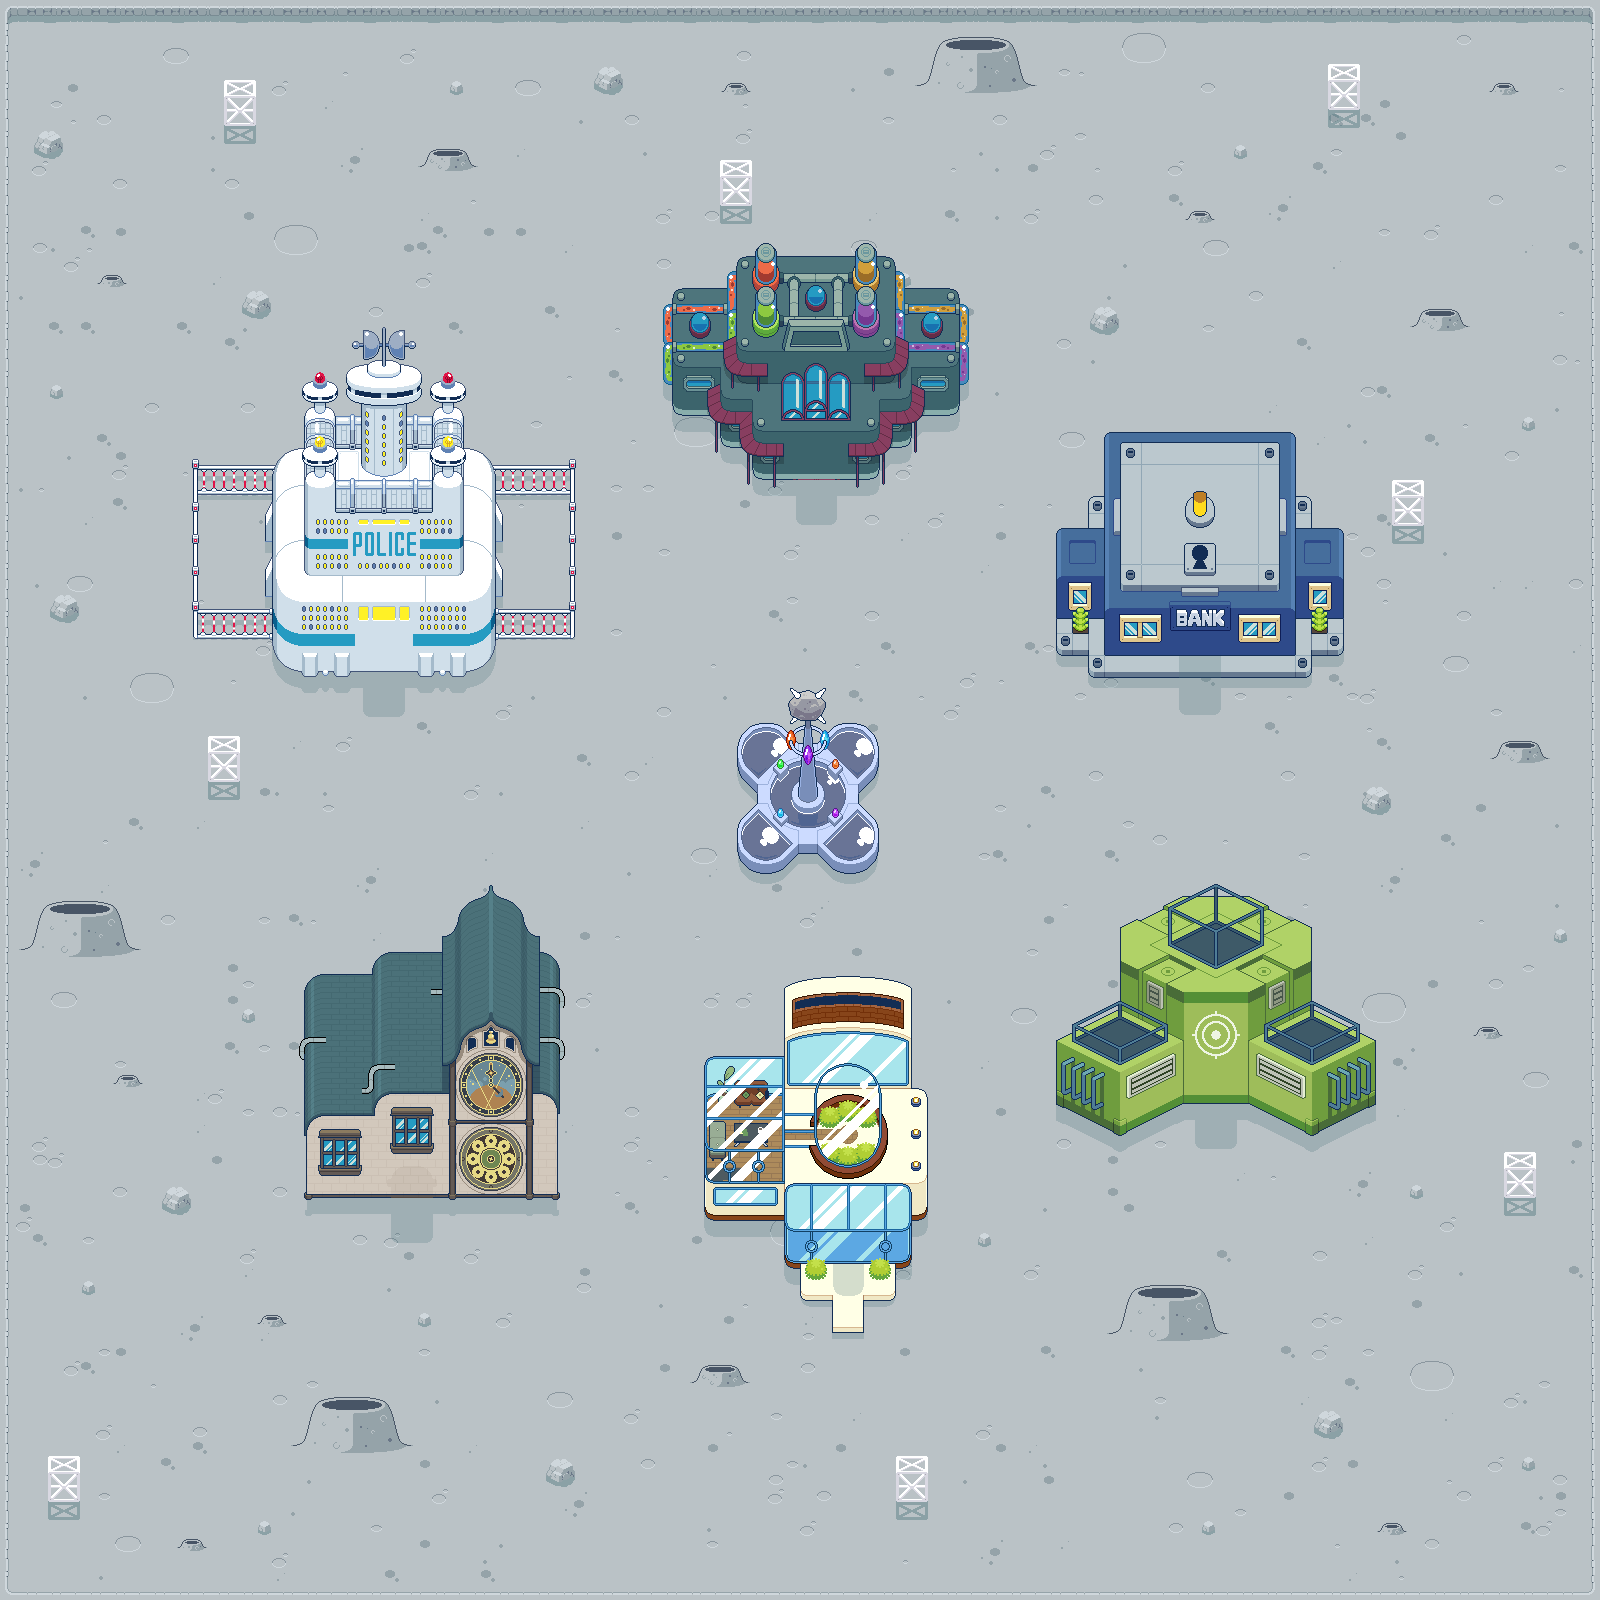

The image is a tile-based game level rendered from a .tmx file. Its description and source (layers, tilesets, objects; grid data summarised) follow:
An orthogonal 100x100 tile map with 16x16 px tiles, 10 tile layers (ground, ground_wall, ground_decoration, bank_exterior, ...), 9 tilesets.

<map version="1.9" tiledversion="1.9.2" orientation="orthogonal" renderorder="right-down" width="100" height="100" tilewidth="16" tileheight="16" infinite="0" nextlayerid="13" nextobjectid="1">
 <tileset firstgid="1" source="moon_base.tsx" />
 <tileset firstgid="211" source="bar_exterior.tsx" />
 <tileset firstgid="571" source="fountain.tsx" />
 <tileset firstgid="688" source="shop_exterior.tsx" />
 <tileset firstgid="858" source="house_exterior.tsx" />
 <tileset firstgid="1194" source="police_station_exterior.tsx" />
 <tileset firstgid="1386" source="museum_exterior.tsx" />
 <tileset firstgid="1800" source="bank_exterior.tsx" />
 <tileset firstgid="1962" source="bank_exterior.tsx" />
 <layer id="1" name="ground" width="100" height="100">
  <data>[10000 cells, 10000 non-empty, 21 distinct tile ids]</data>
 </layer>
 <layer id="2" name="ground_wall" width="100" height="100">
  <data>[10000 cells, 494 non-empty, 24 distinct tile ids]</data>
 </layer>
 <layer id="9" name="ground_decoration" width="100" height="100">
  <data>[10000 cells, 270 non-empty, 49 distinct tile ids]</data>
 </layer>
 <layer id="3" name="bank_exterior" width="100" height="100">
  <data>[10000 cells, 260 non-empty, 134 distinct tile ids]</data>
 </layer>
 <layer id="4" name="bar_exterior" width="100" height="100">
  <data>[10000 cells, 263 non-empty, 263 distinct tile ids]</data>
 </layer>
 <layer id="5" name="fountain" width="100" height="100">
  <data>[10000 cells, 101 non-empty, 101 distinct tile ids]</data>
 </layer>
 <layer id="6" name="house_exterior" width="100" height="100">
  <data>[10000 cells, 245 non-empty, 245 distinct tile ids]</data>
 </layer>
 <layer id="7" name="police_exterior" width="100" height="100">
  <data>[10000 cells, 366 non-empty, 178 distinct tile ids]</data>
 </layer>
 <layer id="8" name="shop_exterior" width="100" height="100">
  <data>[10000 cells, 256 non-empty, 128 distinct tile ids]</data>
 </layer>
 <layer id="12" name="museum_exterior" width="100" height="100">
  <data>[10000 cells, 302 non-empty, 302 distinct tile ids]</data>
 </layer>
</map>
